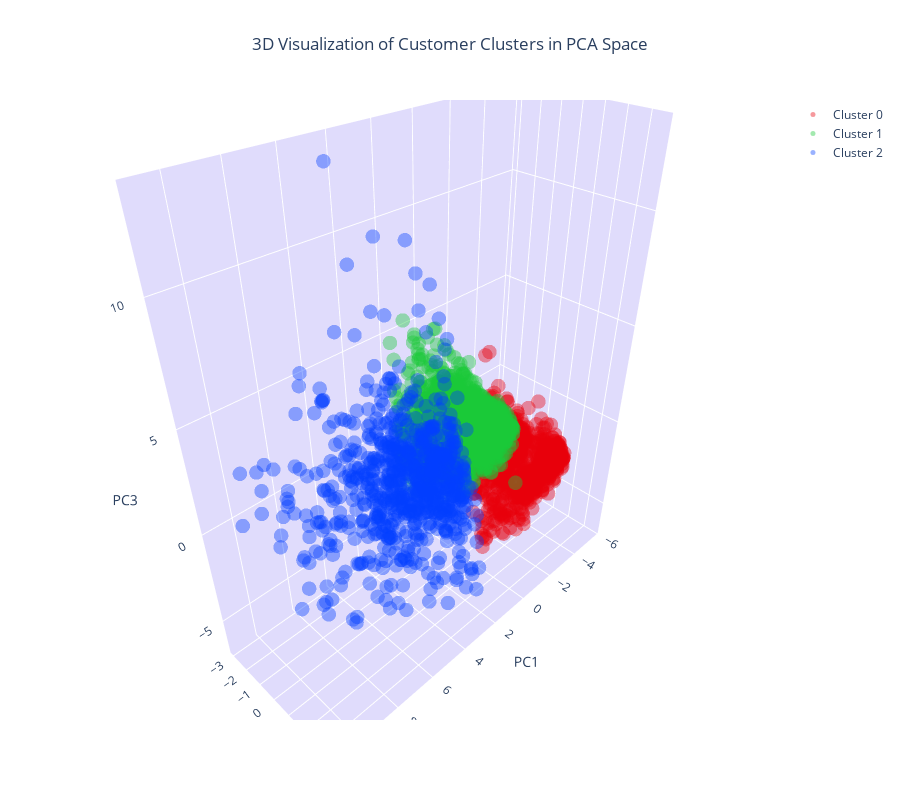

Source (notebook cell):
### Code cell
# Create separate data frames for each cluster
cluster_0 = customer_data_pca[customer_data_pca['cluster'] == 0]
cluster_1 = customer_data_pca[customer_data_pca['cluster'] == 1]
cluster_2 = customer_data_pca[customer_data_pca['cluster'] == 2]

# Create a 3D scatter plot
fig = go.Figure()

# Add data points for each cluster separately and specify the color
fig.add_trace(go.Scatter3d(x=cluster_0['PC1'], y=cluster_0['PC2'], z=cluster_0['PC3'], 
                           mode='markers', marker=dict(color=colors[0], size=5, opacity=0.4), name='Cluster 0'))
fig.add_trace(go.Scatter3d(x=cluster_1['PC1'], y=cluster_1['PC2'], z=cluster_1['PC3'], 
                           mode='markers', marker=dict(color=colors[1], size=5, opacity=0.4), name='Cluster 1'))
fig.add_trace(go.Scatter3d(x=cluster_2['PC1'], y=cluster_2['PC2'], z=cluster_2['PC3'], 
                           mode='markers', marker=dict(color=colors[2], size=5, opacity=0.4), name='Cluster 2'))

# Set the title and layout details
fig.update_layout(
    title=dict(text='3D Visualization of Customer Clusters in PCA Space', x=0.5),
    scene=dict(
        xaxis=dict(backgroundcolor="#e0dcfc", gridcolor='white', title='PC1'),
        yaxis=dict(backgroundcolor="#e0dcfc", gridcolor='white', title='PC2'),
        zaxis=dict(backgroundcolor="#e0dcfc", gridcolor='white', title='PC3'),
    ),
    width=900,
    height=800
)

# Show the plot
fig.show()

### Figure 1 — Plotly figure (JSON) as saved in the notebook; plotly's stock layout.template omitted (floating-point values rounded to 4 significant figures; data arrays with more than 128 entries replaced by an {"elided": "..."} marker saying what was removed)
{"data": [{"marker": {"color": "#e8000b", "opacity": 0.4, "size": 5}, "mode": "markers", "name": "Cluster 0", "type": "scatter3d", "x": {"elided": "978 float values"}, "y": {"elided": "978 float values"}, "z": {"elided": "978 float values"}}, {"marker": {"color": "#1ac938", "opacity": 0.4, "size": 5}, "mode": "markers", "name": "Cluster 1", "type": "scatter3d", "x": {"elided": "2281 float values"}, "y": {"elided": "2281 float values"}, "z": {"elided": "2281 float values"}}, {"marker": {"color": "#023eff", "opacity": 0.4, "size": 5}, "mode": "markers", "name": "Cluster 2", "type": "scatter3d", "x": {"elided": "759 float values"}, "y": {"elided": "759 float values"}, "z": {"elided": "759 float values"}}], "layout": {"height": 800, "scene": {"xaxis": {"backgroundcolor": "#e0dcfc", "gridcolor": "white", "title": {"text": "PC1"}}, "yaxis": {"backgroundcolor": "#e0dcfc", "gridcolor": "white", "title": {"text": "PC2"}}, "zaxis": {"backgroundcolor": "#e0dcfc", "gridcolor": "white", "title": {"text": "PC3"}}}, "title": {"text": "3D Visualization of Customer Clusters in PCA Space", "x": 0.5}, "width": 900}}
